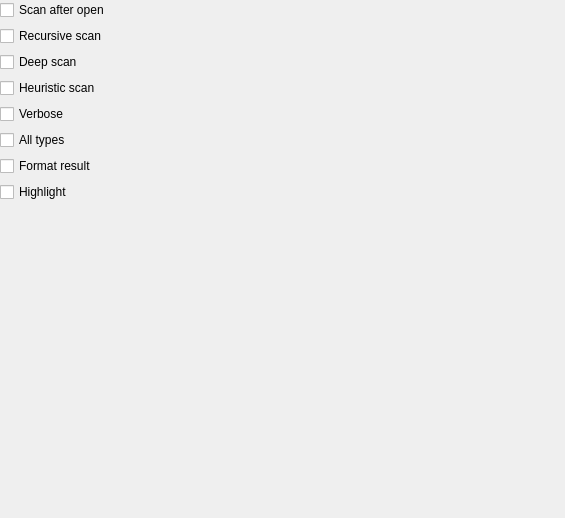
<?xml version="1.0" encoding="UTF-8"?>
<ui version="4.0">
 <class>NFDOptionsWidget</class>
 <widget class="QWidget" name="NFDOptionsWidget">
  <property name="geometry">
   <rect>
    <x>0</x>
    <y>0</y>
    <width>565</width>
    <height>518</height>
   </rect>
  </property>
  <property name="windowTitle">
   <string notr="true"/>
  </property>
  <layout class="QVBoxLayout" name="verticalLayout">
   <property name="leftMargin">
    <number>0</number>
   </property>
   <property name="topMargin">
    <number>0</number>
   </property>
   <property name="rightMargin">
    <number>0</number>
   </property>
   <property name="bottomMargin">
    <number>0</number>
   </property>
   <item>
    <widget class="QScrollArea" name="scrollAreaStaticScan">
     <property name="frameShape">
      <enum>QFrame::NoFrame</enum>
     </property>
     <property name="frameShadow">
      <enum>QFrame::Plain</enum>
     </property>
     <property name="widgetResizable">
      <bool>true</bool>
     </property>
     <widget class="QWidget" name="scrollAreaWidgetStaticScan">
      <property name="geometry">
       <rect>
        <x>0</x>
        <y>0</y>
        <width>565</width>
        <height>518</height>
       </rect>
      </property>
      <layout class="QVBoxLayout" name="verticalLayout_2">
       <property name="leftMargin">
        <number>0</number>
       </property>
       <property name="topMargin">
        <number>0</number>
       </property>
       <property name="rightMargin">
        <number>0</number>
       </property>
       <property name="bottomMargin">
        <number>0</number>
       </property>
       <item>
        <widget class="QCheckBox" name="checkBoxScanAfterOpen">
         <property name="text">
          <string>Scan after open</string>
         </property>
        </widget>
       </item>
       <item>
        <widget class="QCheckBox" name="checkBoxRecursiveScan">
         <property name="text">
          <string>Recursive scan</string>
         </property>
        </widget>
       </item>
       <item>
        <widget class="QCheckBox" name="checkBoxDeepScan">
         <property name="text">
          <string>Deep scan</string>
         </property>
        </widget>
       </item>
       <item>
        <widget class="QCheckBox" name="checkBoxHeuristicScan">
         <property name="text">
          <string>Heuristic scan</string>
         </property>
        </widget>
       </item>
       <item>
        <widget class="QCheckBox" name="checkBoxVerbose">
         <property name="text">
          <string>Verbose</string>
         </property>
        </widget>
       </item>
       <item>
        <widget class="QCheckBox" name="checkBoxAllTypesScan">
         <property name="text">
          <string>All types</string>
         </property>
        </widget>
       </item>
       <item>
        <widget class="QCheckBox" name="checkBoxFormatResult">
         <property name="text">
          <string>Format result</string>
         </property>
        </widget>
       </item>
       <item>
        <widget class="QCheckBox" name="checkBoxHighlight">
         <property name="text">
          <string>Highlight</string>
         </property>
        </widget>
       </item>
       <item>
        <spacer name="verticalSpacer">
         <property name="orientation">
          <enum>Qt::Vertical</enum>
         </property>
         <property name="sizeHint" stdset="0">
          <size>
           <width>0</width>
           <height>0</height>
          </size>
         </property>
        </spacer>
       </item>
      </layout>
     </widget>
    </widget>
   </item>
  </layout>
 </widget>
 <resources/>
 <connections/>
</ui>
